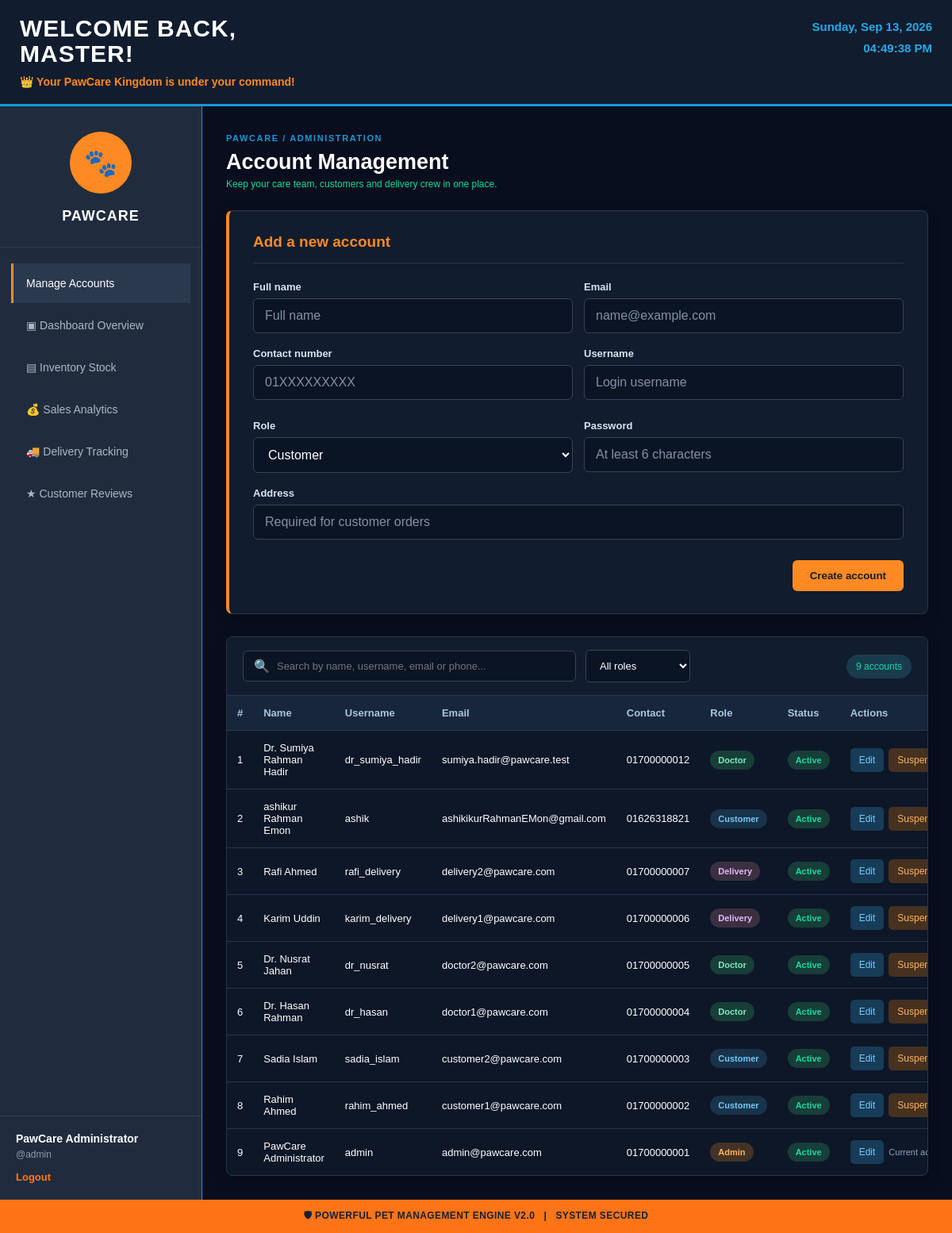
Page /index.php?page=admin/dashboard (signed in) on the committed database.
### tables this page shows
CREATE TABLE `users` (
  `user_id` int(11) NOT NULL,
  `full_name` varchar(100) NOT NULL,
  `username` varchar(50) NOT NULL,
  `email` varchar(100) NOT NULL,
  `phone` varchar(20) DEFAULT NULL,
  `gender` enum('Male','Female','Other') DEFAULT NULL,
  `password` varchar(255) NOT NULL,
  `role` enum('admin','customer','doctor','delivery') NOT NULL,
  `profile_image` varchar(255) DEFAULT 'default.png',
  `address` text DEFAULT NULL,
  `status` enum('active','inactive') DEFAULT 'active',
  `created_at` timestamp NOT NULL DEFAULT current_timestamp(),
  `updated_at` timestamp NOT NULL DEFAULT current_timestamp() ON UPDATE current_timestamp()
);

### controllers/admin_dashboard_controller.php (called while the page is built, shortened)
<?php
require_once __DIR__ . '/../helpers/helpers.php';
require_once __DIR__ . '/account_controller.php';
function admin_dashboard_controller($conn) {
    $admin_name = $_SESSION["full_name"] ?? "Master";
    $username = $_SESSION["username"] ?? "Admin";
    $account = blank_account_form();
    $editing_id = 0;
    $accounts = search_admin_accounts($conn, "", "");
    require __DIR__ . '/../views/admin/dashboard.php';
}

### helpers/helpers.php (called while the page is built, shortened)
<?php
function route_url($page, $query = "") {
    $directory = str_replace("\\", "/", dirname($_SERVER["SCRIPT_NAME"]));
    $role = basename($directory);
    $url = rtrim($directory, "/") . "/index.php?page=" . urlencode($page);
    if ($query !== "") {
        $url .= "&" . $query;
    }
    return $url;
}
function csrf_token() {
    return $_SESSION['csrf_token'];
}

### controllers/account_controller.php (called while the page is built, shortened)
<?php
require_once __DIR__ . '/../models/user_model.php';
function blank_account_form() {
    return [
        'full_name' => '', 'username' => '', 'email' => '', 'phone' => '',
        'address' => '', 'role' => 'customer', 'password' => '', 'confirm_password' => '',
        'specialization' => '', 'qualification' => '', 'experience_years' => '0',
        'consultation_fee' => '0', 'available_days' => '', 'available_time' => '',
        'bio' => '', 'company_name' => '', 'status' => 'active',
        'profile_image' => 'default.png'
    ];
}

### models/user_model.php (called while the page is built, shortened)
<?php
function search_admin_accounts($conn, $term, $role) {
    $like = '%' . $term . '%';
    $sql = "SELECT user_id, full_name, username, email, phone, role, status
            FROM users
            WHERE (? = '' OR role = ?)
              AND (? = '' OR full_name LIKE ? OR username LIKE ? OR email LIKE ? OR phone LIKE ?)
            ORDER BY user_id DESC";
    $stmt = mysqli_prepare($conn, $sql);
    mysqli_stmt_bind_param($stmt, 'sssssss', $role, $role, $term, $like, $like, $like, $like);
    mysqli_stmt_execute($stmt);
    $accounts = mysqli_fetch_all(mysqli_stmt_get_result($stmt), MYSQLI_ASSOC);
    return $accounts;
}

### views/admin/dashboard.php (the view, shortened to what this page needs)
<!DOCTYPE html>
<html lang="en">
<head>
    <link rel="stylesheet" href="../assets/css/admin-dashboard.css">
</head>
<body>
<div class="admin-page">
    <header class="top-header">
        <div>
            <h1>WELCOME BACK,<br>MASTER!</h1>
            <p>👑 Your PawCare Kingdom is under your command!</p>
        </div>
        <div class="header-time">
            <span id="currentDate"></span>
            <span id="currentTime"></span>
        </div>
    </header>
    <div class="admin-layout">
        <aside class="sidebar">
            <div class="brand-area">
                <div class="brand-logo">🐾</div>
                <h2>PAWCARE</h2>
            </div>
            <nav class="sidebar-menu">
                <a href="<?php echo htmlspecialchars(route_url("admin/dashboard")); ?>" class="active">Manage Accounts</a>
                <a href="<?php echo htmlspecialchars(route_url("admin/dashboard_overview")); ?>">▣ Dashboard Overview</a>
                <a href="<?php echo htmlspecialchars(route_url("admin/inventory")); ?>">▤ Inventory Stock</a>
                <a href="<?php echo htmlspecialchars(route_url("admin/sales_analytics")); ?>">💰 Sales Analytics</a>
                <a href="<?php echo htmlspecialchars(route_url("admin/delivery_tracking")); ?>">🚚 Delivery Tracking</a>
                <a href="<?php echo htmlspecialchars(route_url("admin/customer_reviews")); ?>">★ Customer Reviews</a>
            </nav>
            <div class="sidebar-user">
                <p><?= htmlspecialchars($admin_name) ?></p>
                <span>@<?= htmlspecialchars($username) ?></span>
                <a href="<?php echo htmlspecialchars(route_url("logout")); ?>">Logout</a>
            </div>
        </aside>
        <main class="main-content">
            <div class="account-page-heading">
                <span>PAWCARE / ADMINISTRATION</span>
                <h2 class="overview-title">Account Management</h2>
                <p>Keep your care team, customers and delivery crew in one place.</p>
            </div>
            <section class="account-form-card" id="account-form">
                <h3><?php echo $editing_id > 0 ? "Edit account" : "Add a new account"; ?></h3>
                <form method="POST" action="<?php echo htmlspecialchars(route_url("admin/dashboard")); ?>" id="registrationForm" data-editing="<?php echo $editing_id > 0 ? "1" : "0"; ?>">
                    <div class="account-grid">
                        <div class="account-field"><label for="full_name">Full name</label><input type="text" id="full_name" name="full_name" value="<?php echo htmlspecialchars($account["full_name"]); ?>" placeholder="Full name" required></div>
                        <div class="account-field"><label for="email">Email</label><input type="email" id="email" name="email" value="<?php echo htmlspecialchars($account["email"]); ?>" placeholder="name@example.com" required></div>
                        <div class="account-field"><label for="phone">Contact number</label><input type="tel" id="phone" name="phone" value="<?php echo htmlspecialchars($account["phone"]); ?>" placeholder="01XXXXXXXXX" required></div>
                        <div class="account-field"><label for="username">Username</label><input type="text" id="username" name="username" maxlength="50" data-check-url="<?php echo htmlspecialchars(route_url("ajax", "action=check_username")); ?>" data-current-username="<?php echo $editing_id > 0 ? htmlspecialchars($account["username"]) : ""; ?>" value="<?php echo htmlspecialchars($account["username"]); ?>" placeholder="Login username" required><small id="usernameNote" class="field-note" aria-live="polite"></small></div>
                        <div class="account-field"><label for="role">Role</label><select id="role" name="role" required>
                            <?php foreach (["customer", "doctor", "delivery", "admin"] as $role): ?>
                                <option value="<?php echo $role; ?>" <?php if ($account["role"] === $role) echo "selected"; ?>><?php echo ucfirst($role); ?></option>
                            <?php endforeach; ?>
                        </select></div>
                        <div class="account-field"><label for="password"><?php echo $editing_id > 0 ? "New password (optional)" : "Password"; ?></label><input type="password" id="password" name="password" placeholder="<?php echo $editing_id > 0 ? "Leave blank to keep current password" : "At least 6 characters"; ?>" <?php if ($editing_id === 0) echo "required"; ?>></div>
                        <div class="account-field account-wide"><label for="address">Address</label><input type="text" id="address" name="address" value="<?php echo htmlspecialchars($account["address"]); ?>" placeholder="Required for customer orders"></div>
                    </div>
                    <div class="account-actions">
                        <button type="submit" name="<?php echo $editing_id > 0 ? "save_account" : "create_account"; ?>" value="1"><?php echo $editing_id > 0 ? "Save changes" : "Create account"; ?></button>
                    </div>
                </form>
            </section>
            <section class="account-list-card" id="account-list" data-search-url="<?php echo htmlspecialchars(route_url("ajax", "action=search_accounts")); ?>" data-action-url="<?php echo htmlspecialchars(route_url("admin/dashboard")); ?>" data-csrf-token="<?php echo htmlspecialchars(csrf_token()); ?>" data-self-id="<?php echo (int)$_SESSION["user_id"]; ?>">
                <div class="account-toolbar">
                    <label class="account-search"><span aria-hidden="true">🔍</span><input type="search" id="accountSearch" placeholder="Search by name, username, email or phone..." aria-label="Search accounts"></label>
                    <select id="accountRoleFilter" aria-label="Filter accounts by role"><option value="">All roles</option></select>
                    <span class="account-count" id="accountCount"><?php echo count($accounts); ?> accounts</span>
                </div>
                <div class="account-table-wrap">
                    <table class="account-table">
                        <thead><tr><th>#</th><th>Name</th><th>Username</th><th>Email</th><th>Contact</th><th>Role</th><th>Status</th><th>Actions</th></tr></thead>
                        <tbody id="accountTable">
                            <?php foreach ($accounts as $index => $user): ?>
                                <tr>
                                    <td><?php echo $index + 1; ?></td>
                                    <td><?php echo htmlspecialchars($user["full_name"]); ?></td>
                                    <td><?php echo htmlspecialchars($user["username"]); ?></td>
                                    <td><?php echo htmlspecialchars($user["email"]); ?></td>
                                    <td><?php echo htmlspecialchars($user["phone"]); ?></td>
                                    <td><span class="account-pill role-<?php echo htmlspecialchars($user["role"]); ?>"><?php echo htmlspecialchars(ucfirst($user["role"])); ?></span></td>
                                    <td><span class="account-pill status-<?php echo htmlspecialchars($user["status"]); ?>"><?php echo $user["status"] === "active" ? "Active" : "Suspended"; ?></span></td>
                                    <td><div class="account-row-actions">
                                        <a class="account-action edit" href="<?php echo htmlspecialchars(route_url("admin/dashboard", "edit=" . (int)$user["user_id"])); ?>">Edit</a>
                                        <?php if ((int)$user["user_id"] !== (int)$_SESSION["user_id"]): ?>
                                            <form method="POST" action="<?php echo htmlspecialchars(route_url("admin/dashboard")); ?>" data-confirm="<?php echo $user["status"] === "active" ? "Suspend this account?" : "Reactivate this account?"; ?>"><?php csrf_field(); ?><input type="hidden" name="account_id" value="<?php echo (int)$user["user_id"]; ?>"><button type="submit" name="set_status" value="1" class="account-action <?php echo $user["status"] === "active" ? "suspend" : "activate"; ?>"><?php echo $user["status"] === "active" ? "Suspend" : "Activate"; ?></button></form>
                                        <?php else: ?><span class="account-self">Current account</span><?php endif; ?>
                                    </div></td>
                                </tr>
                            <?php endforeach; ?>
                        </tbody>
                    </table>
                </div>
            </section>
        </main>
    </div>
    <footer class="admin-footer">
        🛡 POWERFUL PET MANAGEMENT ENGINE V2.0 &nbsp; | &nbsp; SYSTEM SECURED
    </footer>
</div>
</body>
</html>

### rows in the picture
users: full_name "Dr. Sumiya Rahman Hadir", username "dr_sumiya_hadir", email "sumiya.hadir@pawcare.test", phone "01700000012", role "Doctor", status "Active"
users: full_name "ashikur Rahman Emon", username "ashik", email "ashikikurRahmanEMon@gmail.com", phone "01626318821", role "Customer", status "Active"
users: full_name "Rafi Ahmed", username "rafi_delivery", email "delivery2@pawcare.com", phone "01700000007", role "Delivery", status "Active"
users: full_name "Karim Uddin", username "karim_delivery", email "delivery1@pawcare.com", phone "01700000006", role "Delivery", status "Active"
users: full_name "Dr. Nusrat Jahan", username "dr_nusrat", email "doctor2@pawcare.com", phone "01700000005", role "Doctor", status "Active"
users: full_name "Dr. Hasan Rahman", username "dr_hasan", email "doctor1@pawcare.com", phone "01700000004", role "Doctor", status "Active"
users: full_name "Sadia Islam", username "sadia_islam", email "customer2@pawcare.com", phone "01700000003", role "Customer", status "Active"
users: full_name "Rahim Ahmed", username "rahim_ahmed", email "customer1@pawcare.com", phone "01700000002", role "Customer", status "Active"
users: full_name "PawCare Administrator", username "admin", email "admin@pawcare.com", phone "01700000001", role "Admin", status "Active", shows "Current…"

### other values in the picture
$admin_name "PawCare Administrator"
$username "admin"
count($accounts) "9"
form field role "Customer"
